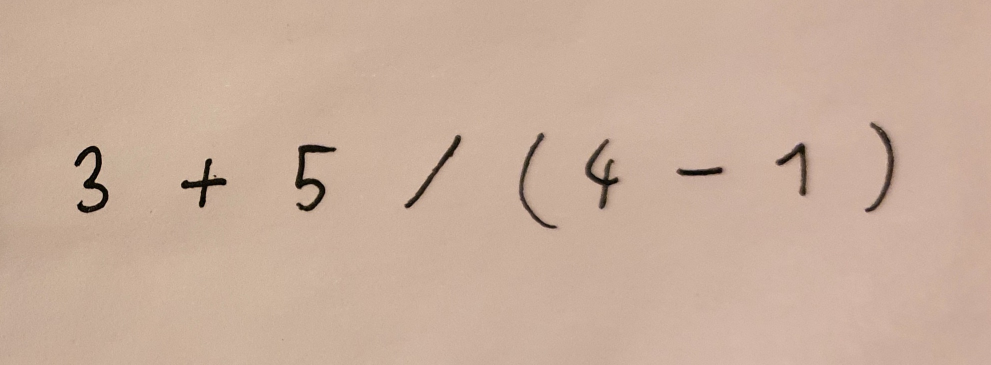
#> input picture expression_examples/expression.jpg, 1982 x 730 px (shown at 1/2 size)
$ python -i image_preprocess.py   (imports and definitions only)
#> lines starting #> are read from the running program, lines starting #| are printed output that depends on the picture; after the words box and inside, x2 and y2 are one past the last pixel; in counts of white or black regions, pixels touching at a corner belong together
#> further down, picture is the input picture: shape (730, 1982, 3); mean B, G, R 155.7, 174, 200.9
import cv2


def preprocess(image):
    """get image, scale, convert it to grayscale, blur out noise,
    output black and white as numpy array"""

    f = 400. / image.shape[0]
#> f = 0.548
    width = int(image.shape[0] * f)
#> width = 400
    height = int(image.shape[1] * f)
#> height = 1086
    image = cv2.resize(image, (height, width))
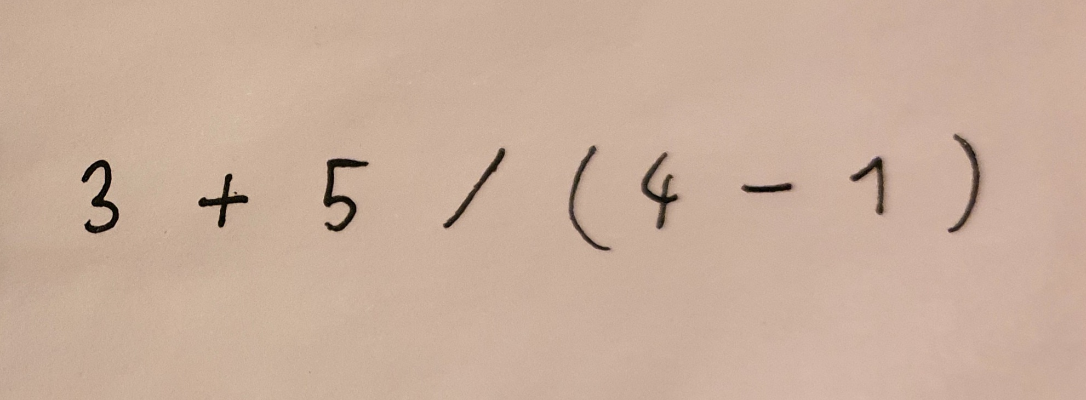
#> image: shape (400, 1086, 3); mean of channels 0, 1, 2 155.6, 173.8, 200.8; drawn as B, G, R

    gray = cv2.cvtColor(image, cv2.COLOR_BGR2GRAY)
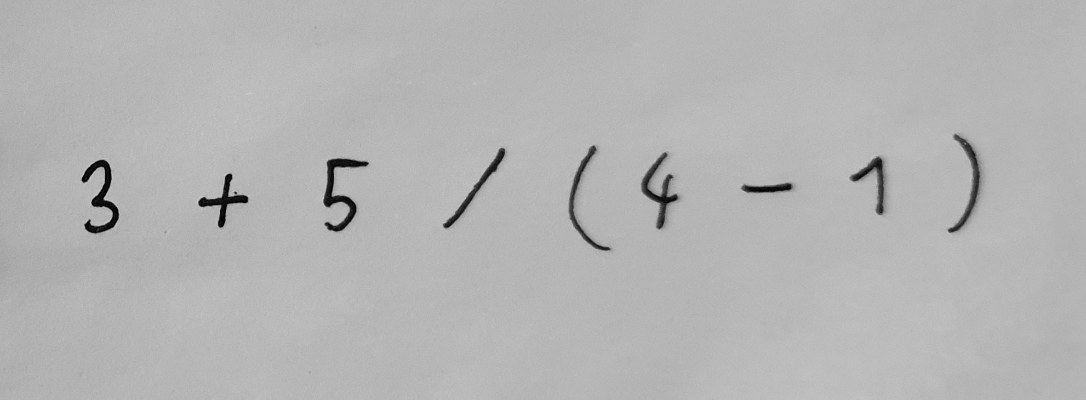
#> gray: shape (400, 1086); min 1, max 206, mean 179.9
    gauss = cv2.GaussianBlur(gray, (5, 5), 0)
    (thresh, bnwimage) = cv2.threshold(gauss, 127, 255, cv2.THRESH_BINARY)
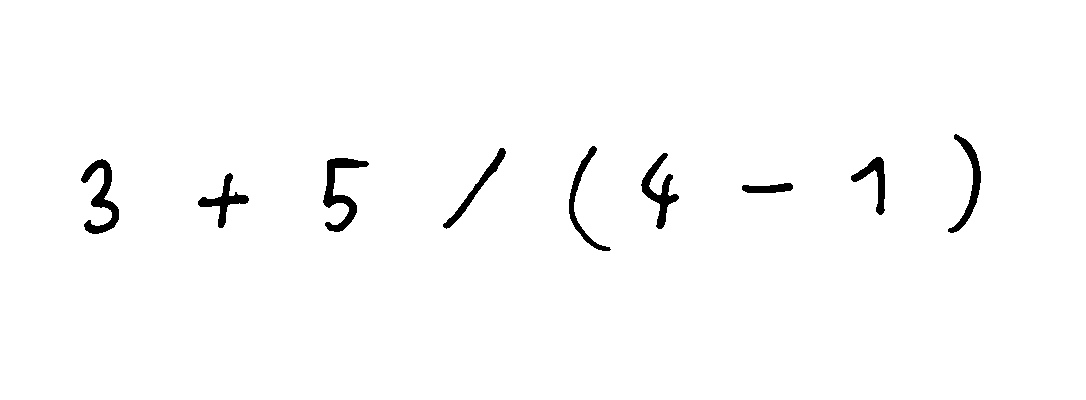
#> bnwimage: shape (400, 1086); 98.4% white; 9 black regions, largest, box (x1, y1, x2, y2) and area: (323, 158, 369, 232) 1145, (81, 159, 119, 234) 1076, (641, 153, 679, 229) 914
    return bnwimage

>>> import cv2
>>> picture = cv2.imread('expression_examples/expression.jpg')
>>> result = preprocess(picture)
